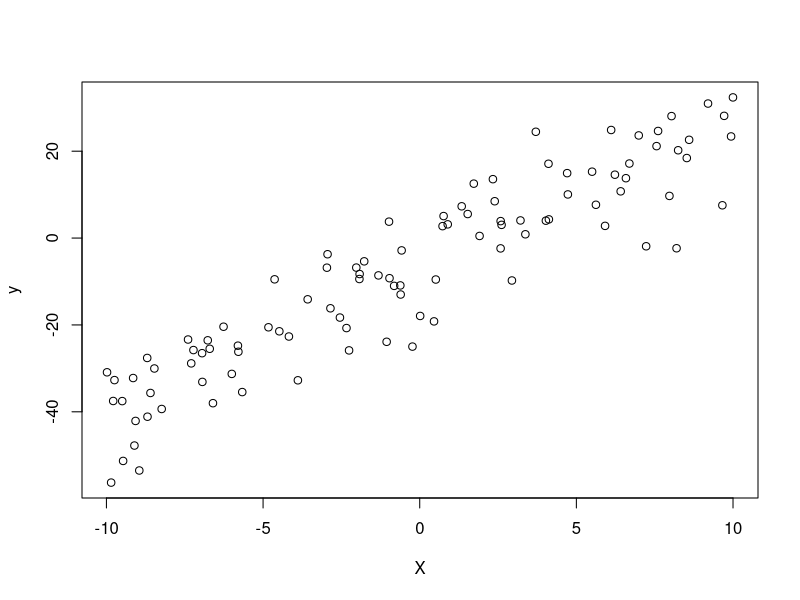

Here is the R script that generated this plot:
library(truncnorm)

setwd("~/git/fortuna/sf/polynomial_sf")

rm(list = ls())

N = 100
k = 1
v.sd = 5
u.sd = 10

beta = runif(k, 0, 10)

X = matrix(runif(N * k, -10, 10), ncol = k)
y = X %*% beta + rnorm(N, sd = v.sd) - rtruncnorm(N, a = 0, sd = u.sd)

k = k
y = c(y)

plot(y ~ X)

save(X, y, beta, v.sd, u.sd, N, k, file = "data.RData")
